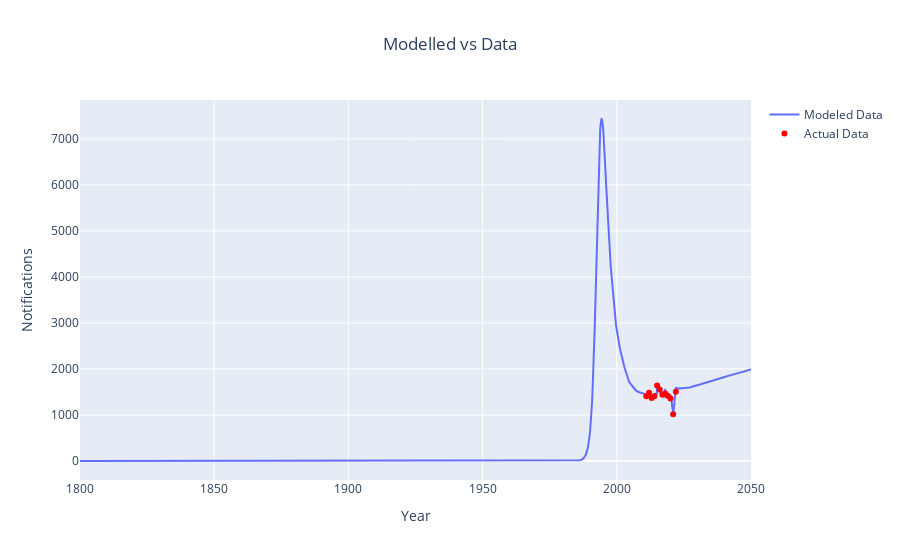

The notebook cell saved with this chart:
### Code cell
plot_model_vs_actual(
    derived_df_0, targets['notification'], "notification", "Notifications", "Modelled vs Data"
)

### Figure 1 — Plotly figure (JSON) as saved in the notebook; plotly's stock layout.template omitted (floating-point values rounded to 4 significant figures; data arrays with more than 128 entries replaced by an {"elided": "..."} marker saying what was removed)
{"data": [{"mode": "lines", "name": "Modeled Data", "type": "scatter", "x": {"elided": "2501 float values"}, "y": {"elided": "2501 float values"}}, {"marker": {"color": "red"}, "mode": "markers", "name": "Actual Data", "type": "scatter", "x": [2011, 2012, 2013, 2014, 2015, 2016, 2017, 2018, 2019, 2020, 2021, 2022], "y": [1409, 1485, 1369, 1405, 1642, 1555, 1440, 1468, 1417, 1360, 1016, 1503]}], "layout": {"title": {"text": "Modelled vs Data", "x": 0.5}, "xaxis": {"title": {"text": "Year"}}, "yaxis": {"title": {"text": "Notifications"}}}}
